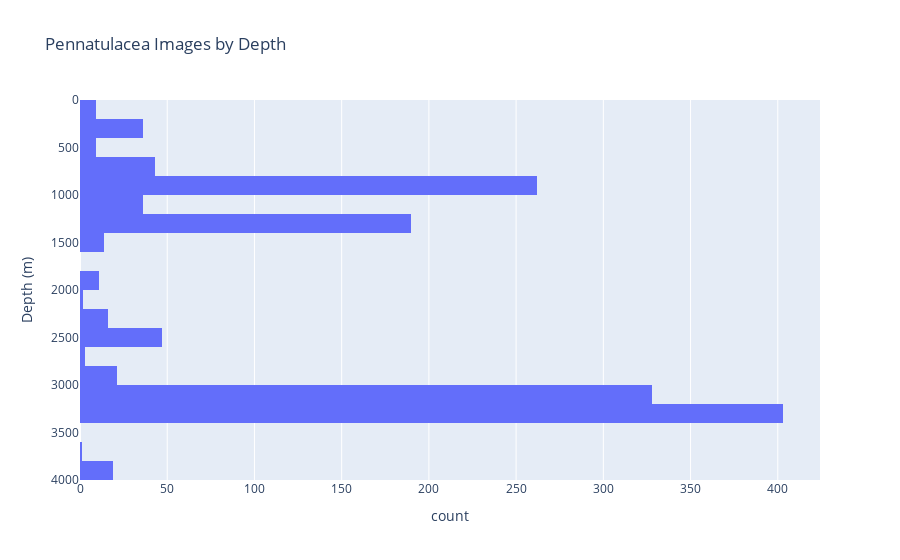
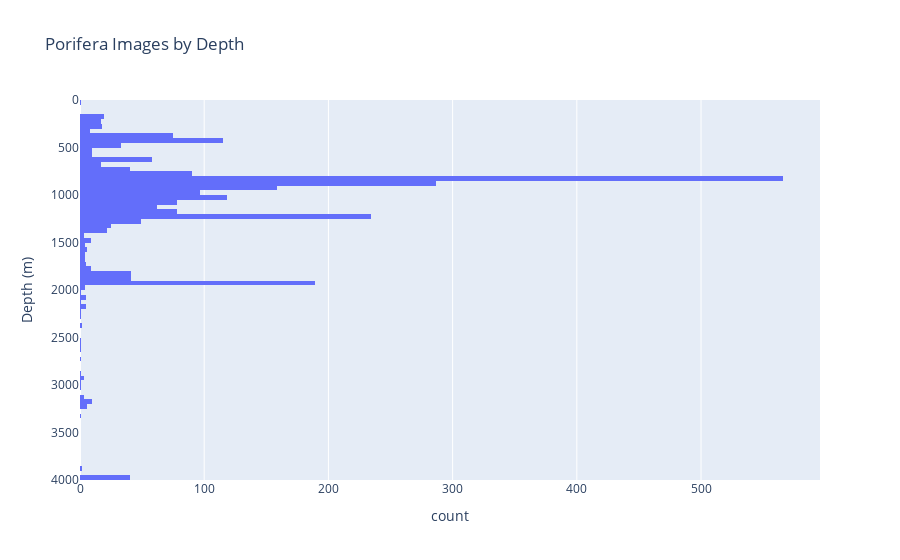
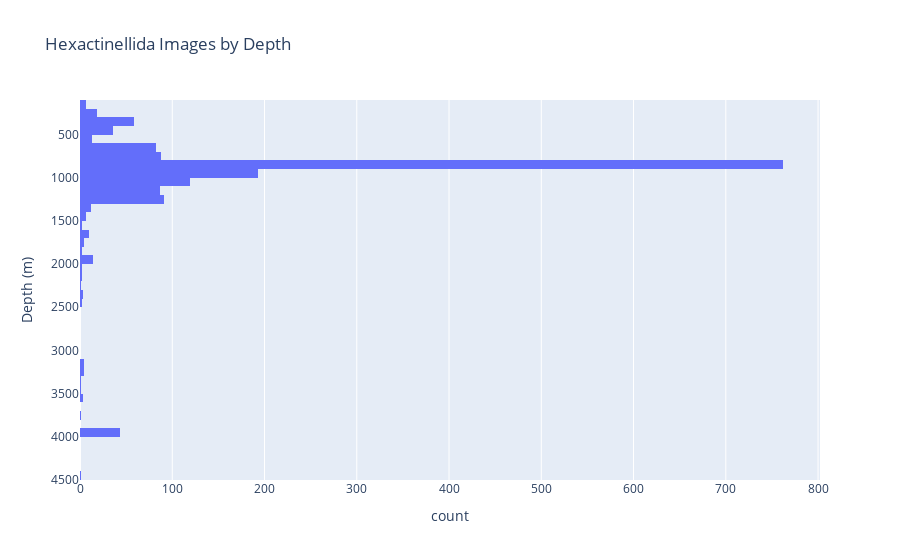
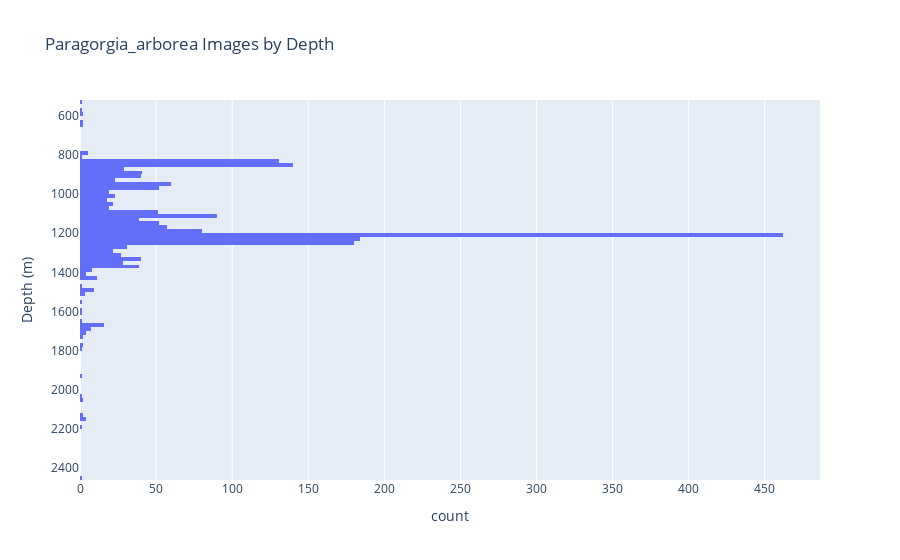

These figures' notebook cell, in order:
### Code cell
import sys
sys.path.append('../src/scripts')
from utils import plot_depth_histogram

unique_species = metadata['species'].unique()

for species in unique_species:
    plot_depth_histogram(species)

### Figure 1 — Plotly figure (JSON) as saved in the notebook; plotly's stock layout.template omitted (floating-point values rounded to 4 significant figures; data arrays with more than 128 entries replaced by an {"elided": "..."} marker saying what was removed)
{"data": [{"alignmentgroup": "True", "bingroup": "y", "hovertemplate": "count=%{x}<br>Depth (m)=%{y}<extra></extra>", "legendgroup": "", "marker": {"color": "#636efa", "pattern": {"shape": ""}}, "name": "", "offsetgroup": "", "orientation": "h", "showlegend": false, "type": "histogram", "xaxis": "x", "y": {"elided": "1450 float values"}, "yaxis": "y"}], "layout": {"barmode": "relative", "legend": {"tracegroupgap": 0}, "title": {"text": "Pennatulacea Images by Depth"}, "xaxis": {"anchor": "y", "domain": [0, 1], "title": {"text": "count"}}, "yaxis": {"anchor": "x", "autorange": "reversed", "domain": [0, 1], "title": {"text": "Depth (m)"}}}}

### Figure 2 — Plotly figure (JSON) as saved in the notebook; plotly's stock layout.template omitted (floating-point values rounded to 4 significant figures; data arrays with more than 128 entries replaced by an {"elided": "..."} marker saying what was removed)
{"data": [{"alignmentgroup": "True", "bingroup": "y", "hovertemplate": "count=%{x}<br>Depth (m)=%{y}<extra></extra>", "legendgroup": "", "marker": {"color": "#636efa", "pattern": {"shape": ""}}, "name": "", "offsetgroup": "", "orientation": "h", "showlegend": false, "type": "histogram", "xaxis": "x", "y": {"elided": "2693 float values"}, "yaxis": "y"}], "layout": {"barmode": "relative", "legend": {"tracegroupgap": 0}, "title": {"text": "Porifera Images by Depth"}, "xaxis": {"anchor": "y", "domain": [0, 1], "title": {"text": "count"}}, "yaxis": {"anchor": "x", "autorange": "reversed", "domain": [0, 1], "title": {"text": "Depth (m)"}}}}

### Figure 3 — Plotly figure (JSON) as saved in the notebook; plotly's stock layout.template omitted (floating-point values rounded to 4 significant figures; data arrays with more than 128 entries replaced by an {"elided": "..."} marker saying what was removed)
{"data": [{"alignmentgroup": "True", "bingroup": "y", "hovertemplate": "count=%{x}<br>Depth (m)=%{y}<extra></extra>", "legendgroup": "", "marker": {"color": "#636efa", "pattern": {"shape": ""}}, "name": "", "offsetgroup": "", "orientation": "h", "showlegend": false, "type": "histogram", "xaxis": "x", "y": {"elided": "1672 float values"}, "yaxis": "y"}], "layout": {"barmode": "relative", "legend": {"tracegroupgap": 0}, "title": {"text": "Hexactinellida Images by Depth"}, "xaxis": {"anchor": "y", "domain": [0, 1], "title": {"text": "count"}}, "yaxis": {"anchor": "x", "autorange": "reversed", "domain": [0, 1], "title": {"text": "Depth (m)"}}}}

### Figure 4 — Plotly figure (JSON) as saved in the notebook; plotly's stock layout.template omitted (floating-point values rounded to 4 significant figures; data arrays with more than 128 entries replaced by an {"elided": "..."} marker saying what was removed)
{"data": [{"alignmentgroup": "True", "bingroup": "y", "hovertemplate": "count=%{x}<br>Depth (m)=%{y}<extra></extra>", "legendgroup": "", "marker": {"color": "#636efa", "pattern": {"shape": ""}}, "name": "", "offsetgroup": "", "orientation": "h", "showlegend": false, "type": "histogram", "xaxis": "x", "y": {"elided": "2097 float values"}, "yaxis": "y"}], "layout": {"barmode": "relative", "legend": {"tracegroupgap": 0}, "title": {"text": "Paragorgia_arborea Images by Depth"}, "xaxis": {"anchor": "y", "domain": [0, 1], "title": {"text": "count"}}, "yaxis": {"anchor": "x", "autorange": "reversed", "domain": [0, 1], "title": {"text": "Depth (m)"}}}}
